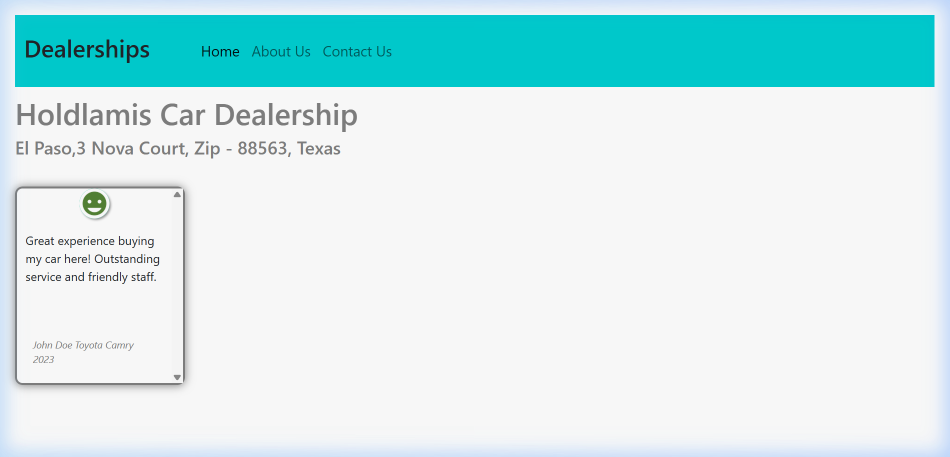
#> input picture screenshots_raw_backup/added_review.png, 1899 x 914 px, given in place of admin_logout.png, which was not available (shown at 1/2 size)
$ python generate_screenshots.py
#> lines starting #> are read from the running program, lines starting #| are printed output that depends on the picture
import os
import shutil
from PIL import Image, ImageDraw, ImageFont

def create_browser_image(base_image_path, output_path, url, tab_title="Dealerships"):
#> called with url = 'http://127.0.0.1:8000/admin/logout/', tab_title = 'Logged out | Django site admin'
    base_img = Image.open(base_image_path).convert("RGBA")
    W, H = base_img.size
#> W = 1899; H = 914
    chrome_h = 82

    # Create final canvas
    canvas = Image.new("RGBA", (W, H + chrome_h), (255, 255, 255, 255))
#> canvas: PIL image 1899x996 RGBA; every value is 255
    draw = ImageDraw.Draw(canvas)

    # Tab bar background
    tab_bar_bg = (222, 225, 230, 255) # Chrome header gray
    draw.rectangle([0, 0, W, 42], fill=tab_bar_bg)

    # Active Tab (white)
    tab_w = 260
    tab_x0, tab_y0, tab_x1, tab_y1 = 8, 8, 8 + tab_w, 42
    draw.rounded_rectangle([tab_x0, tab_y0, tab_x1, tab_y1], radius=8, fill=(255, 255, 255, 255))
    draw.rectangle([tab_x0, 34, tab_x1, 42], fill=(255, 255, 255, 255))

    # Window controls (top right)
    ctrl_font = ImageFont.truetype("C:/Windows/Fonts/segoeui.ttf", 14)
    draw.text((W - 130, 10), "—", font=ctrl_font, fill=(90, 90, 90, 255))
    draw.text((W - 85, 10), "▢", font=ctrl_font, fill=(90, 90, 90, 255))
    draw.text((W - 40, 10), "✕", font=ctrl_font, fill=(90, 90, 90, 255))

    # Fonts
    font_tab = ImageFont.truetype("C:/Windows/Fonts/segoeui.ttf", 13)
    font_url = ImageFont.truetype("C:/Windows/Fonts/segoeui.ttf", 14)
    font_icon = ImageFont.truetype("C:/Windows/Fonts/segoeui.ttf", 15)

    # Favicon circle
    draw.ellipse([tab_x0 + 12, tab_y0 + 9, tab_x0 + 24, tab_y0 + 21], fill=(26, 115, 232, 255))
    # Tab title
    display_title = tab_title if len(tab_title) < 28 else tab_title[:25] + "..."
    draw.text((tab_x0 + 32, tab_y0 + 7), display_title, font=font_tab, fill=(60, 64, 67, 255))
    # Close tab 'x'
    draw.text((tab_x1 - 20, tab_y0 + 6), "×", font=font_tab, fill=(120, 120, 120, 255))

    # Toolbar background (white)
    draw.rectangle([0, 42, W, chrome_h], fill=(255, 255, 255, 255))

    # Navigation buttons: < > ↻
    draw.text((18, 50), "←", font=font_icon, fill=(95, 99, 104, 255))
    draw.text((50, 50), "→", font=font_icon, fill=(180, 180, 180, 255))
    draw.text((82, 50), "↻", font=font_icon, fill=(95, 99, 104, 255))

    # Omnibox / Address Bar (pill shape)
    omni_x0 = 115
    omni_y0 = 47
    omni_x1 = W - 100
#> omni_x1 = 1799
    omni_y1 = 77
    draw.rounded_rectangle([omni_x0, omni_y0, omni_x1, omni_y1], radius=15, fill=(241, 243, 244, 255))

    # Padlock / Secure icon
    draw.text((omni_x0 + 14, omni_y0 + 5), "🔒", font=font_tab, fill=(95, 99, 104, 255))

    # URL text
    draw.text((omni_x0 + 38, omni_y0 + 4), url, font=font_url, fill=(32, 33, 36, 255))

    # Bottom subtle border
    draw.line([(0, chrome_h - 1), (W, chrome_h - 1)], fill=(220, 220, 220, 255), width=1)

    # Paste base screenshot below chrome
    canvas.paste(base_img, (0, chrome_h))
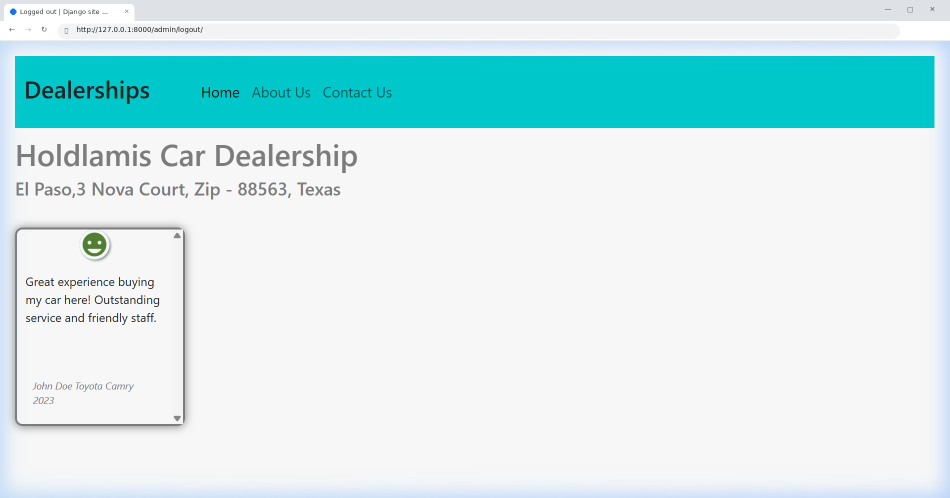
#> canvas: PIL image 1899x996 RGBA (shown at 1/2 size); mean R, G, B, A 206.8, 235.5, 237.3, 255

    # Convert to RGB and save
    final_img = canvas.convert("RGB")
    final_img.save(output_path, "PNG", quality=95)
    print(f"Generated {output_path}")

DEPLOY_BASE_URL = "https://aimanharithzwork-8000.theiadocker-0-labs-prod-theiak8s-4-tor01.proxy.cognitiveclass.ai"

tasks = [
    # 5 local screenshots
    {
        "source": r"C:\Users\USER\.gemini\antigravity-ide\brain\2f335e91-b1c9-48a4-b00e-c78c7683ca9f\admin_logout_page_1792341502559.png",
        "output": r"c:\xampp\htdocs\Best Car Dealership\admin_logout.png",
        "url": "http://127.0.0.1:8000/admin/logout/",
        "title": "Logged out | Django site admin"
    },
    {
        "source": r"c:\xampp\htdocs\Best Car Dealership\screenshots_raw_backup\get_dealers_loggedin.png",
        "output": r"c:\xampp\htdocs\Best Car Dealership\get_dealers_loggedin.png",
        "url": "http://127.0.0.1:8000/dealers/",
        "title": "Dealerships"
    },
    {
        "source": r"c:\xampp\htdocs\Best Car Dealership\screenshots_raw_backup\dealersbystate.png",
        "output": r"c:\xampp\htdocs\Best Car Dealership\dealersbystate.png",
        "url": "http://127.0.0.1:8000/dealers/",
        "title": "Dealerships"
    },
    {
        "source": r"c:\xampp\htdocs\Best Car Dealership\screenshots_raw_backup\dealer_id_reviews.png",
        "output": r"c:\xampp\htdocs\Best Car Dealership\dealer_id_reviews.png",
        "url": "http://127.0.0.1:8000/dealer/3",
        "title": "Dealerships"
    },
    {
        "source": r"C:\Users\USER\.gemini\antigravity-ide\brain\2f335e91-b1c9-48a4-b00e-c78c7683ca9f\dealer_1_final_1792341584125.png",
        "output": r"c:\xampp\htdocs\Best Car Dealership\added_review.png",
        "url": "http://127.0.0.1:8000/dealer/1",
        "title": "Dealerships"
    },
    # 4 deployed screenshots
    {
        "source": r"c:\xampp\htdocs\Best Car Dealership\deployed_landingpage.png",
        "output": r"c:\xampp\htdocs\Best Car Dealership\deployed_landingpage.png",
        "url": f"{DEPLOY_BASE_URL}/",
        "title": "Dealerships"
    },
    {
        "source": r"c:\xampp\htdocs\Best Car Dealership\deployed_loggedin.png",
        "output": r"c:\xampp\htdocs\Best Car Dealership\deployed_loggedin.png",
        "url": f"{DEPLOY_BASE_URL}/dealers/",
        "title": "Dealerships"
    },
    {
        "source": r"c:\xampp\htdocs\Best Car Dealership\screenshots_raw_backup\dealer_id_reviews.png",
        "output": r"c:\xampp\htdocs\Best Car Dealership\deployed_dealer_detail.png",
        "url": f"{DEPLOY_BASE_URL}/dealer/3",
        "title": "Dealerships"
    },
    {
        "source": r"C:\Users\USER\.gemini\antigravity-ide\brain\2f335e91-b1c9-48a4-b00e-c78c7683ca9f\dealer_1_final_1792341584125.png",
        "output": r"c:\xampp\htdocs\Best Car Dealership\deployed_add_review.png",
        "url": f"{DEPLOY_BASE_URL}/dealer/1",
        "title": "Dealerships"
    }
]

backup_dir = r"c:\xampp\htdocs\Best Car Dealership\screenshots_raw_backup"
os.makedirs(backup_dir, exist_ok=True)

for item in tasks:
    dest = item["output"]
    fname = os.path.basename(dest)
    backup_file = os.path.join(backup_dir, fname)
    if not os.path.exists(backup_file):
        shutil.copy2(item["source"], backup_file)
    create_browser_image(backup_file, dest, item["url"], item["title"])
#> pass 2 of the loop `for item in tasks:`:
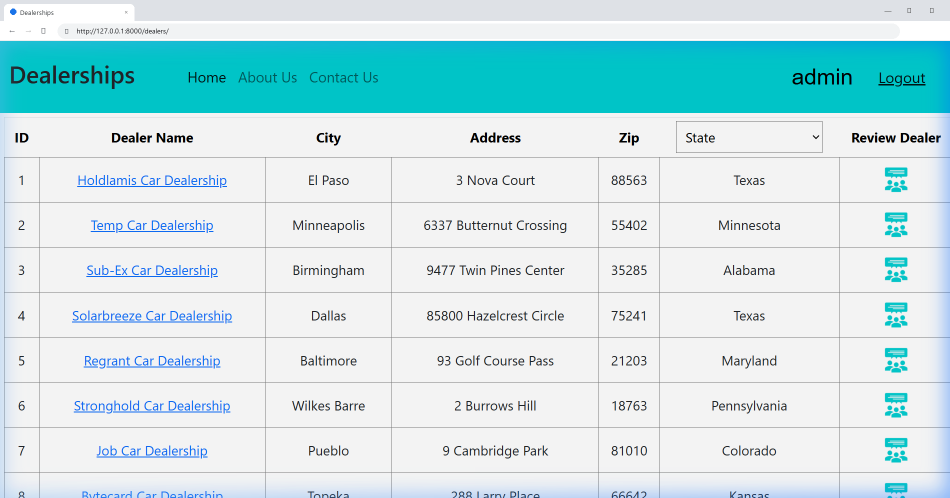
#> input picture get_dealers_loggedin.png, 1899 x 996 px, found by its file name (shown at 1/2 size)
#> base_img: PIL image 1899x996 RGBA
#> in create_browser_image (call 2), `canvas.paste(base_img, (0, chrome_h))`:
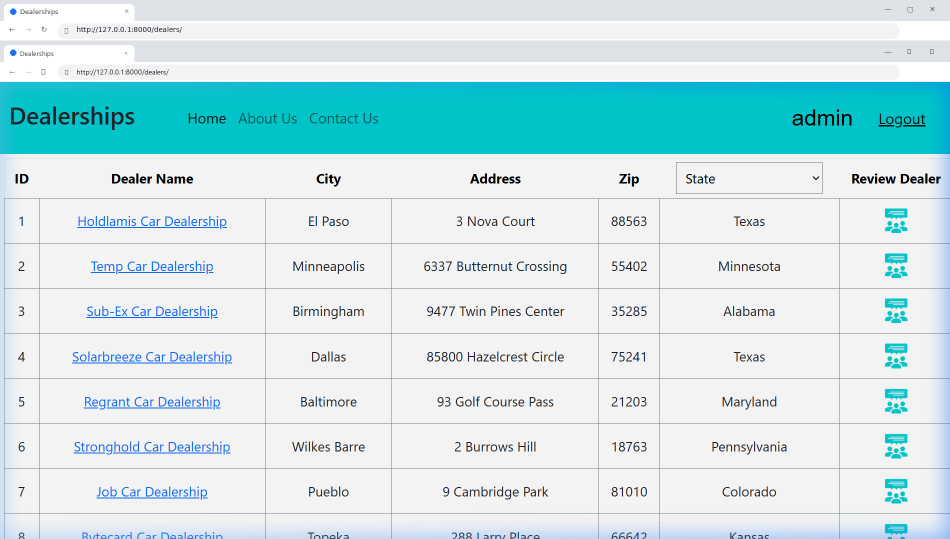
#> canvas: PIL image 1899x1078 RGBA (shown at 1/2 size); mean R, G, B, A 201.2, 228.8, 232.1, 255
#> final_img: PIL image 1899x1078 RGB
#> pass 3 of the loop `for item in tasks:`:
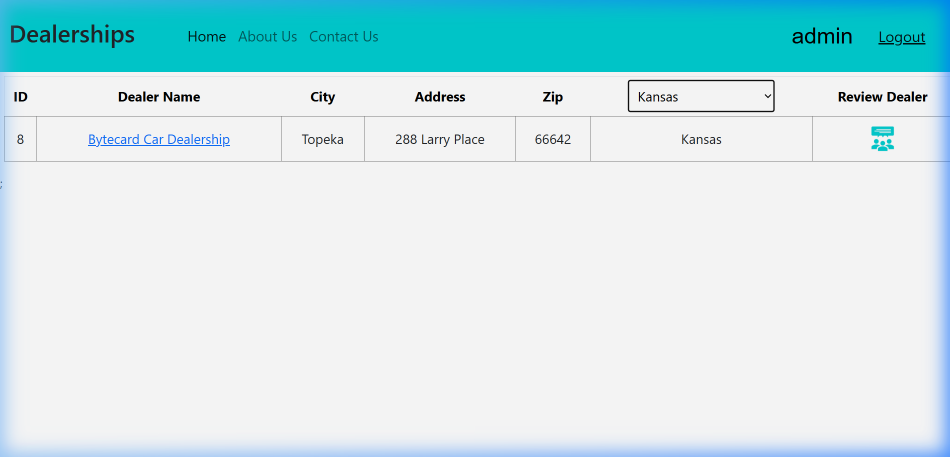
#> input picture dealersbystate.png, 1899 x 914 px, found by its file name (shown at 1/2 size)
#> base_img: PIL image 1899x914 RGBA
#> in create_browser_image (call 3), `canvas.paste(base_img, (0, chrome_h))`:
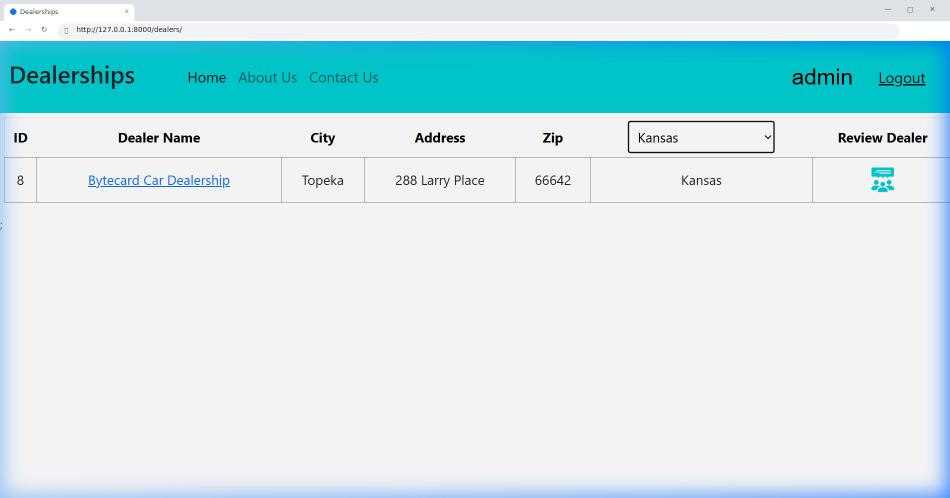
#> canvas: PIL image 1899x996 RGBA (shown at 1/2 size); mean R, G, B, A 202.9, 231.2, 234.8, 255
#> final_img: PIL image 1899x996 RGB
#> the loop made 9 passes; the first 3 are shown

print("All screenshots generated successfully!")
